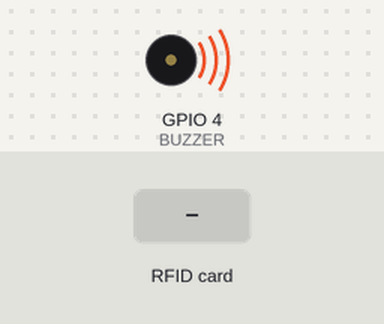
Bench run of a sketch on a simulated ESP8266 (NodeMCU). Shown: buzzer (waves = sounding, pin HIGH). The test bench sets the inputs (shaded band). WiFi joins after 1.5 s; servers stay silent unless stated; what the sketch prints to the serial monitor is not drawn.

Above: at 2.1 s.
At 3.8 s:
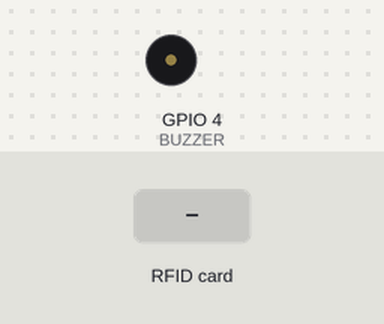
3.9 s: RFID card 5E 7A 19 C4 held to the reader
At 4.01 s:
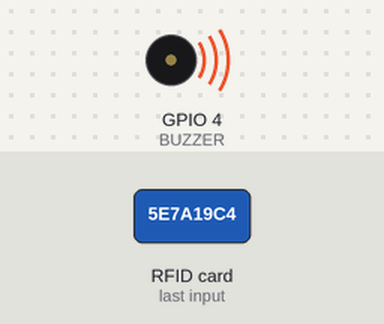
Timing chart, 0 to 6.9 s (numbered marks = the images above; inputs shaded):
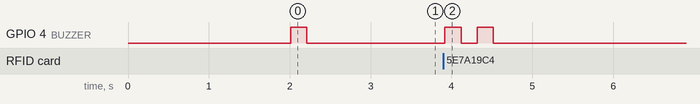

Measured:
- after the input at 3.9 s, GPIO 4 (BUZZER): alternates HIGH for 0.20 s and LOW for 0.20 s, 4 changes in all, then stays LOW, starting at once

The sketch:

data_to_sheet.ino
```cpp
#include <Arduino.h>
#include <ESP8266WiFi.h>
#include <SPI.h>
#include <MFRC522.h>
#include <HTTPSRedirect.h>
#include <Wire.h>
// ---------------------------------------------------------------------------------------------------------
// Enter Google Script Deployment ID:
const char *GScriptId = "AKfycbwVHdA77GoNVltQILiCzVAs0vQtyvJFnzG1xCOeRDjrF3KkxZfGCbojof92yTw3X4A";
//---------------------------------------------------------------------------------------------------------
// Enter network credentials:
const char* ssid     = "OnePlus 6T";
const char* password = "123123123";
//---------------------------------------------------------------------------------------------------------
// Enter command (insert_row or append_row) and your Google Sheets sheet name (default is Sheet1):
String payload_base =  "{\"command\": \"insert_row\", \"sheet_name\": \"Sheet1\", \"values\": ";
String payload = "";
//---------------------------------------------------------------------------------------------------------
// Google Sheets setup (do not edit)
const char* host        = "script.google.com";
const int   httpsPort   = 443;
const char* fingerprint = "";
String url = String("/macros/s/") + GScriptId + "/exec";
HTTPSRedirect* client = nullptr;
//------------------------------------------------------------
// Declare variables that will be published to Google Sheets
String student_id;
//------------------------------------------------------------
int blocks[] = {10,12,13,14,16};
#define total_blocks  (sizeof(blocks) / sizeof(blocks[0]))
//------------------------------------------------------------
#define RST_PIN  0  //D3
#define SS_PIN   2  //D4
#define BUZZER   4  //D2
//------------------------------------------------------------
MFRC522 mfrc522(SS_PIN, RST_PIN);
MFRC522::MIFARE_Key key;
MFRC522::StatusCode status;
//------------------------------------------------------------
/* Be aware of Sector Trailer Blocks */
int blockNum = 2;
/* Create another array to read data from Block */
/* Legthn of buffer should be 2 Bytes more than the size of Block (16 Bytes) */
byte bufferLen = 18;
byte readBlockData[18];
//------------------------------------------------------------

/****************************************************************************************************
 * setup Function
****************************************************************************************************/
void setup() {
  //----------------------------------------------------------
  Serial.begin(9600);
  delay(10);
  Serial.println('\n');
  //----------------------------------------------------------
  SPI.begin();
  // Connect to WiFi
  WiFi.begin(ssid, password);
  Serial.print("Connecting to ");
  Serial.print(ssid); Serial.println(" ...");

  while (WiFi.status() != WL_CONNECTED) {
    delay(1000);
    Serial.print(".");
  }
  Serial.println('\n');
  Serial.println("Connection established!");
  Serial.print("IP address:\t");
  pinMode(BUZZER, OUTPUT);
  digitalWrite(BUZZER, HIGH);
  delay(200);
  digitalWrite(BUZZER, LOW);
  delay(200);
  Serial.println(WiFi.localIP());

  //----------------------------------------------------------
  // Use HTTPSRedirect class to create a new TLS connection
  client = new HTTPSRedirect(httpsPort);
  client->setInsecure();
  client->setPrintResponseBody(true);
  client->setContentTypeHeader("application/json");
  Serial.print("Connecting to ");
  Serial.println(host);
  //----------------------------------------------------------
  // Try to connect for a maximum of 5 times
  bool flag = false;
  for(int i=0; i<5; i++){
    int retval = client->connect(host, httpsPort);
    //*************************************************
    if (retval == 1){
      flag = true;
      String msg = "Connected. OK";
      Serial.println(msg);
      break;
    }
    //*************************************************
    else
      Serial.println("Connection failed. Retrying...");
    //*************************************************
  }
  //----------------------------------------------------------
  if (!flag){

    //____________________________________________
    Serial.print("Could not connect to server: ");
    Serial.println(host);
    delay(5000);
    return;
    //____________________________________________
  }
  //----------------------------------------------------------
  delete client;    // delete HTTPSRedirect object
  client = nullptr; // delete HTTPSRedirect object
  //----------------------------------------------------------
}

/****************************************************************************************************
 * loop Function
****************************************************************************************************/
void loop() {
  //----------------------------------------------------------------
  static bool flag = false;
  if (!flag){
    client = new HTTPSRedirect(httpsPort);
    client->setInsecure();
    flag = true;
    client->setPrintResponseBody(true);
    client->setContentTypeHeader("application/json");
  }
  if (client != nullptr){
    if (!client->connected())
      {client->connect(host, httpsPort);}
  }
  else{Serial.println("Error creating client object!");}

  /* Initialize MFRC522 Module */
  mfrc522.PCD_Init();
  /* Look for new cards */
  /* Reset the loop if no new card is present on RC522 Reader */
  if ( ! mfrc522.PICC_IsNewCardPresent()) {return;}
  /* Select one of the cards */
  if ( ! mfrc522.PICC_ReadCardSerial()) {return;}
  /* Read data from the same block */
  Serial.println();
  digitalWrite(BUZZER, HIGH);
  delay(200);
  digitalWrite(BUZZER, LOW);
  delay(200);
  digitalWrite(BUZZER, HIGH);
  delay(200);
  digitalWrite(BUZZER, LOW);
  delay(3000);
  Serial.println(F("Reading last data from RFID..."));
  //----------------------------------------------------------------
  String values = "", data;

  //----------------------------------------------------------------*/
  //creating payload - method 2 - More efficient
  for (byte i = 0; i < total_blocks; i++) {
    ReadDataFromBlock(blocks[i], readBlockData);
    //*************************************************
    if(i == 0){
      data = String((char*)readBlockData);
      data.trim();
      student_id = data;
      values = "\"" + data + ",";
    }
    //*************************************************
    else if(i == total_blocks-1){
      data = String((char*)readBlockData);
      data.trim();
      values += data + "\"}";
    }
    //*************************************************
    else{
      data = String((char*)readBlockData);
      data.trim();
      values += data + ",";
    }
  }
  //----------------------------------------------------------------
  // Create json object string to send to Google Sheets
  // values = "\"" + value0 + "," + value1 + "," + value2 + "\"}"
  payload = payload_base + values;
  //----------------------------------------------------------------
  // Publish data to Google Sheets
  Serial.println("Publishing data...");
  Serial.println(payload);
  if(client->POST(url, host, payload)){
    // do stuff here if publish was successful
  }
  //----------------------------------------------------------------
  else{
    // do stuff here if publish was not successful
    Serial.println("Error while connecting");
  }
  //----------------------------------------------------------------
  // a delay of several seconds is required before publishing again
  delay(5000);
}


/****************************************************************************************************
 *
****************************************************************************************************/
/****************************************************************************************************
 * ReadDataFromBlock() function
 ****************************************************************************************************/
void ReadDataFromBlock(int blockNum, byte readBlockData[])
{
  //----------------------------------------------------------------------------
  /* Prepare the ksy for authentication */
  /* All keys are set to FFFFFFFFFFFFh at chip delivery from the factory */
  for (byte i = 0; i < 6; i++) {
    key.keyByte[i] = 0xFF;
  }
  //----------------------------------------------------------------------------
  /* Authenticating the desired data block for Read access using Key A */
  status = mfrc522.PCD_Authenticate(MFRC522::PICC_CMD_MF_AUTH_KEY_A, blockNum, &key, &(mfrc522.uid));
  //----------------------------------------------------------------------------s
  if (status != MFRC522::STATUS_OK){
     Serial.print("Authentication failed for Read: ");
     Serial.println(mfrc522.GetStatusCodeName(status));
     return;
  }
  //----------------------------------------------------------------------------
  else {
    Serial.println("Authentication success");
  }
  //----------------------------------------------------------------------------
  /* Reading data from the Block */
  status = mfrc522.MIFARE_Read(blockNum, readBlockData, &bufferLen);
  if (status != MFRC522::STATUS_OK) {
    Serial.print("Reading failed: ");
    Serial.println(mfrc522.GetStatusCodeName(status));
    return;
  }
  //----------------------------------------------------------------------------
  else {
    readBlockData[16] = ' ';
    readBlockData[17] = ' ';
    Serial.println("Block was read successfully");
  }
  //----------------------------------------------------------------------------
}
```
